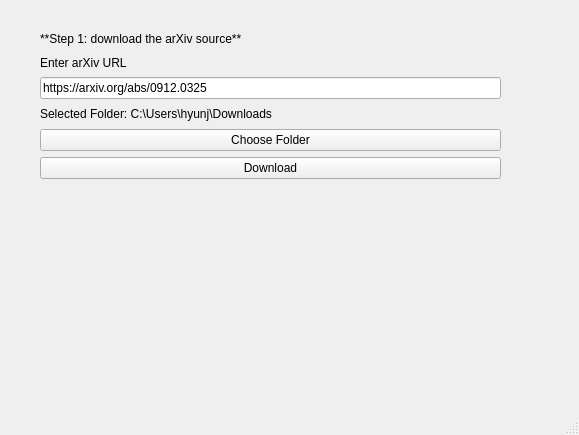
<?xml version="1.0" encoding="UTF-8"?>
<ui version="4.0">
 <class>MainWindow</class>
 <widget class="QMainWindow" name="MainWindow">
  <property name="geometry">
   <rect>
    <x>0</x>
    <y>0</y>
    <width>579</width>
    <height>435</height>
   </rect>
  </property>
  <property name="windowTitle">
   <string>MainWindow</string>
  </property>
  <widget class="QWidget" name="centralwidget">
   <widget class="QWidget" name="verticalLayoutWidget">
    <property name="geometry">
     <rect>
      <x>40</x>
      <y>30</y>
      <width>461</width>
      <height>149</height>
     </rect>
    </property>
    <layout class="QVBoxLayout" name="verticalLayout">
     <item>
      <widget class="QLabel" name="label_3">
       <property name="text">
        <string>**Step 1: download the arXiv source**</string>
       </property>
       <property name="textFormat">
        <enum>Qt::MarkdownText</enum>
       </property>
      </widget>
     </item>
     <item>
      <widget class="QLabel" name="label">
       <property name="text">
        <string>Enter arXiv URL</string>
       </property>
      </widget>
     </item>
     <item>
      <widget class="QLineEdit" name="url_input">
       <property name="text">
        <string>https://arxiv.org/abs/0912.0325</string>
       </property>
      </widget>
     </item>
     <item>
      <widget class="QLabel" name="folder_label">
       <property name="text">
        <string>Selected Folder: C:\Users\hyunj\Downloads</string>
       </property>
      </widget>
     </item>
     <item>
      <widget class="QPushButton" name="folder_button">
       <property name="text">
        <string>Choose Folder</string>
       </property>
      </widget>
     </item>
     <item>
      <widget class="QPushButton" name="download_button">
       <property name="text">
        <string>Download</string>
       </property>
      </widget>
     </item>
    </layout>
   </widget>
  </widget>
  <widget class="QMenuBar" name="menubar">
   <property name="geometry">
    <rect>
     <x>0</x>
     <y>0</y>
     <width>579</width>
     <height>22</height>
    </rect>
   </property>
  </widget>
  <widget class="QStatusBar" name="statusbar"/>
 </widget>
 <resources/>
 <connections/>
</ui>
